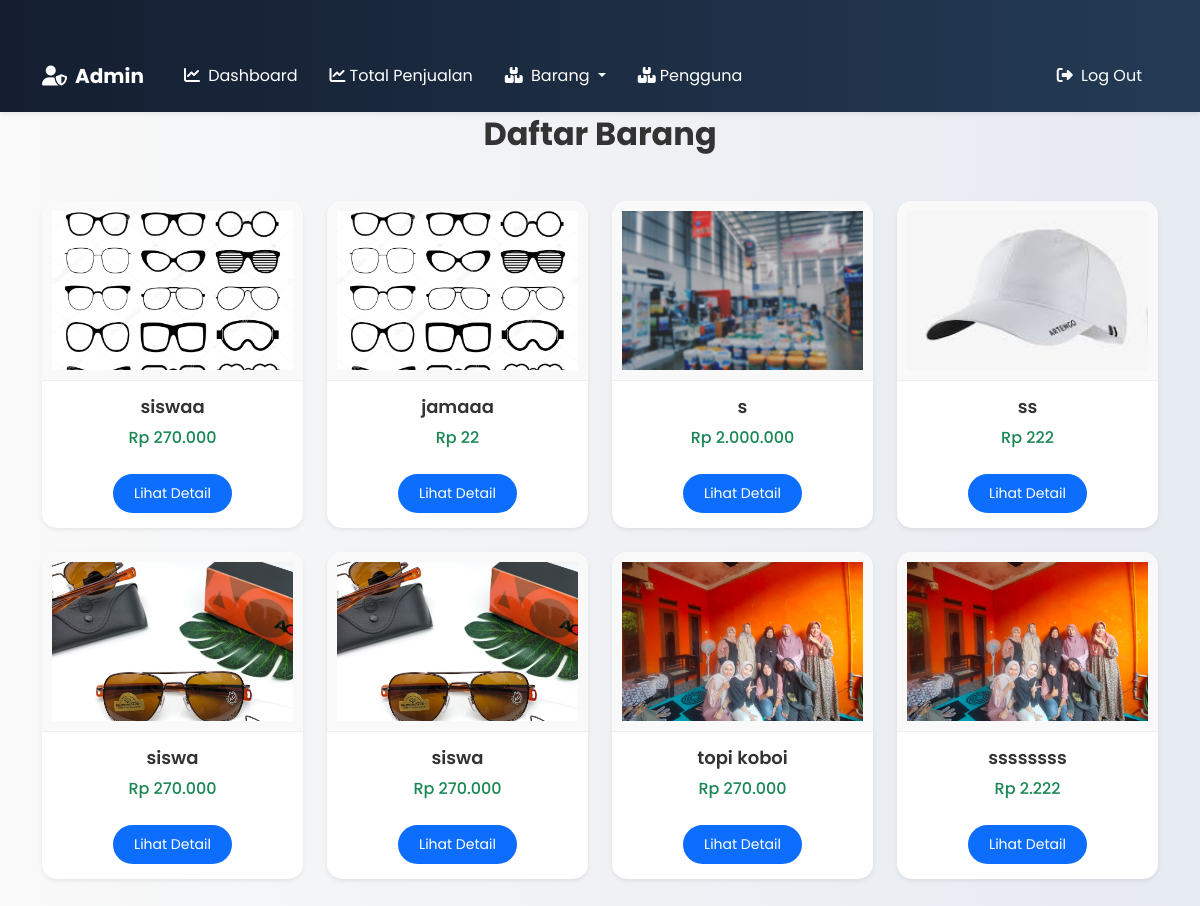
Screenshot of /admin/nama_barang.php with the database file from the repository.
### tables this page shows
CREATE TABLE `barang` (
  `kode` varchar(50) NOT NULL,
  `nama` varchar(50) NOT NULL,
  `kategori` varchar(100) DEFAULT NULL,
  `stok` int(100) DEFAULT NULL,
  `harga` int(50) NOT NULL,
  `foto` varchar(255) DEFAULT NULL,
  `tanggal` date DEFAULT curdate(),
  `terjual` int(11) DEFAULT 0
);

### function.php (called while the page is built, shortened)
<?php
function koneksi() {
    $conn = mysqli_connect("localhost", "root", "", "kasir");
    return $conn;
}
function select($query) {
    $conn = koneksi();
    $result = mysqli_query($conn, $query);
    $rows = [];
    while ($row = mysqli_fetch_assoc($result)) {
        $rows[] = $row;
    }
    return $rows;
}
?>

### admin/nama_barang.php (the view, shortened to what this page needs)
<?php
include '../function.php';
$data_barang = select("SELECT kode, nama, harga, foto FROM barang");
?>
<?php
include 'header.php';
?>
<!DOCTYPE html>
<html lang="id">
<head>
  <link href="https://cdn.jsdelivr.net/npm/bootstrap@5.3.0/dist/css/bootstrap.min.css" rel="stylesheet">
</head>
<body>
<div class="container">
  <h2 class="text-center mb-5 fw-bold">Daftar Barang</h2>
  <div class="row justify-content-center">
    <?php foreach ($data_barang as $barang): ?>
        <div class="col-sm-6 col-md-4 col-lg-3 mb-4">
        <div class="card h-100 shadow-sm">
        <img src="../uploads/<?= $barang['foto']; ?>" class="card-img-top" alt="<?= htmlspecialchars($barang['nama']); ?>">
          <div class="card-body text-center">
            <h5 class="card-title"><?= htmlspecialchars($barang['nama']); ?></h5>
            <p class="card-text">Rp <?= number_format($barang['harga'], 0, ',', '.'); ?></p>
            <a href="detail_barang.php?kode=<?= urlencode($barang['kode']); ?>" class="btn btn-detail mt-2">Lihat Detail</a>
          </div>
        </div>
      </div>
    <?php endforeach; ?>
  </div>
</div>
</body>
</html>

### admin/header.php (style rules this page uses)
body { padding-top: 75px; }

### admin/nama_barang.php (style rules this page uses)
body { background: linear-gradient(to right, #f9f9f9, #e6eaf1); font-family: 'Poppins', sans-serif; margin-bottom: 50px; }
.container { padding-top: 40px; }
h2 { font-size: 32px; color: #333; }
.card-img-top { max-height: 200px; width: 100%; object-fit: contain; background-color: #f9f9f9; padding: 10px; border-bottom: 1px solid #eee; }
.card { border: none; border-radius: 15px; transition: all 0.3s ease-in-out; background-color: #ffffff; overflow: hidden; height: 100%; }
.card-img-top { height: 180px; object-fit: cover; width: 100%; transition: transform 0.3s ease; border-bottom: 1px solid #eee; }
.card-body { padding: 15px; }
.card-title { font-size: 18px; font-weight: 600; margin-bottom: 8px; color: #333; }
.card-text { color: #198754; font-size: 16px; font-weight: 500; }
.btn-detail { background-color: #0d6efd; color: white; border-radius: 20px; padding: 8px 20px; font-size: 14px; text-decoration: none; transition: background-color 0.3s ease; }

### rows the page displays
barang: foto (picture), nama "siswaa", harga "270.000"
barang: foto (picture), nama "jamaaa", harga "22"
barang: foto (picture), nama "s", harga "2.000.000"
barang: foto (picture), nama "ss", harga "222"
barang: foto (picture), nama "siswa", harga "270.000"
barang: foto (picture), nama "siswa", harga "270.000"
barang: foto (picture), nama "topi koboi", harga "270.000"
barang: foto (picture), nama "ssssssss", harga "2.222"
